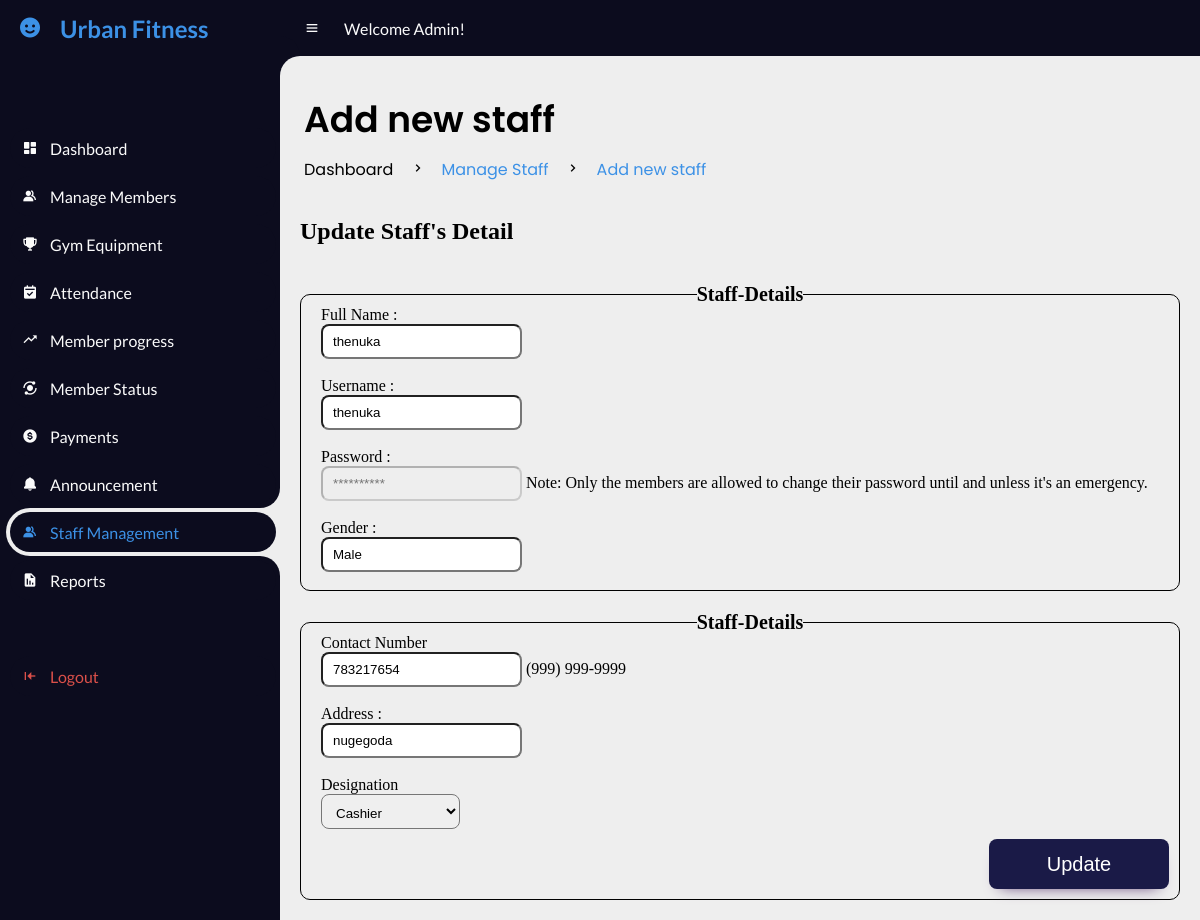
The page /UrbanFitness/1Admin/editStaffForm.php?id=2 (signed in) on the database its author committed.
### tables this page shows
CREATE TABLE `staff` (
  `staffid` int(11) NOT NULL,
  `username` varchar(50) NOT NULL,
  `email` varchar(50) NOT NULL,
  `password` varchar(100) NOT NULL,
  `fullname` varchar(50) NOT NULL,
  `address` varchar(20) NOT NULL,
  `designation` varchar(20) NOT NULL,
  `gender` varchar(10) NOT NULL,
  `contact` int(10) NOT NULL
);

### UrbanFitness/1Admin/editStaffForm.php (the view, shortened to what this page needs)
<!DOCTYPE html>
<html lang="en">
<head>
    <link href='https://unpkg.com/boxicons@2.0.9/css/boxicons.min.css' rel='stylesheet'>
    <link rel="stylesheet" href="css/addstaff.css">
</head>
<body>
    <section id="sidebar">
        <a href="#" class="brand">
            <i class='bx bxs-smile'></i>
            <span class="text">Urban Fitness</span>
        </a>
        <ul class="side-menu top">
            <li>
                <a href="index.php">
                    <i class='bx bxs-dashboard'></i>
                    <span class="text">Dashboard</span>
                </a>
            </li>
            <li>
                <a href="managemb.php">
                    <i class='bx bxs-group'></i>
                    <span class="text">Manage Members</span>
                </a>
            </li>
            <li>
                <a href="managegym.php">
                    <i class='bx bxs-trophy'></i>
                    <span class="text">Gym Equipment</span>
                </a>
            </li>
            <li>
                <a href="attendance.php">
                    <i class='bx bxs-calendar-check'></i>
                    <span class="text">Attendance</span>
                </a>
            </li>
            <li>
                <a href="progressmb.php">
                    <i class='bx bx-trending-up'></i>
                    <span class="text">Member progress</span>
                </a>
            </li>
            <li>
                <a href="statusmb.php">
                    <i class='bx bxs-analyse'></i>
                    <span class="text">Member Status</span>
                </a>
            </li>
            <li>
                <a href="paymentmb.php">
                    <i class='bx bxs-dollar-circle'></i>
                    <span class="text">Payments</span>
                </a>
            </li>
            <li>
                <a href="announcement.php">
                    <i class='bx bxs-bell'></i>
                    <span class="text">Announcement</span>
                </a>
            </li>
            <li class="active">
                <a href="managestaff.php">
                    <i class='bx bxs-group'></i>
                    <span class="text">Staff Management</span>
                </a>
            </li>
            <li>
                <a href="report.php">
                    <i class='bx bxs-report'></i>
                    <span class="text">Reports</span>
                </a>
            </li>
        </ul>
        <ul class="side-menu">
            <li>
                <a href="../logout.php" class="logout">
                    <i class='bx bxs-arrow-to-left'></i>
                    <span class="text">Logout</span>
                </a>
            </li>
        </ul>
    </section>
    <section id="content">
        <nav>
            <i class='bx bx-menu'></i>
            <a class="nav-link">Welcome Admin!</a>
        </nav>
        <main>
            <div class="head-title">
                <div class="left">
                    <h1>Add new staff</h1>
                    <ul class="breadcrumb">
                        <li>
                            <a href="#">Dashboard</a>
                        </li>
                        <li><i class='bx bx-chevron-right'></i></li>
                        <li>
                            <a class="active" href="managestaff.php">Manage Staff</a>
                        </li>
                        <li><i class='bx bx-chevron-right'></i></li>
                        <li>
                            <a class="active" href="addstaff.php">Add new staff</a>
                        </li>
                    </ul>
                </div>
            </div>
        </main>
        <?php
        include 'dbcon.php';
        $id = $_GET['id'];
        $qry = "select * from staff where staffid='$id'";
        $result = mysqli_query($conn, $qry);
        while ($row = mysqli_fetch_array($result)) {
        ?>
            <div id="content2">
                <div id="content2-header">
                    <h1 class="text-center" style="padding-left:20px;">Update Staff's Detail <i class="fas fa-briefcase"></i></h1>
                    <br>
                </div>
                <div class="container-fluid">
                    <div class="row-fluid">
                        <div class="span6">
                            <fieldset>
                                <legend>Staff-Details</legend>
                            <div class="widget-box">
                                <div class="widget-content nopadding">
                                    <form action="editStaffReq.php" method="POST" class="form-horizontal">
                                        <div class="control-group">
                                            <label class="control-label">Full Name :</label>
                                            <div class="controls">
                                                <input type="text" class="span11" name="fullname" value='<?php echo $row['fullname']; ?>' />
                                            </div><br>
                                        </div>
                                        <div class="control-group">
                                            <label class="control-label">Username :</label>
                                            <div class="controls">
                                                <input type="text" class="span11" name="username" value='<?php echo $row['username']; ?>' />
                                            </div><br>
                                        </div>
                                        <div class="control-group">
                                            <label class="control-label">Password :</label>
                                            <div class="controls">
                                                <input type="password" class="span11" name="password" disabled="" placeholder="**********" />
                                                <span class="help-block">Note: Only the members are allowed to change their
                                                    password until and unless it's an emergency.</span>
                                            </div><br>
                                        </div>
                                        <div class="control-group">
                                            <label class="control-label">Gender :</label>
                                            <div class="controls">
                                                <input type="text" class="span11" name="gender" value='<?php echo $row['gender']; ?>' />
                                            </div><br>
                                        </div>
                                </div>
                                </fieldset>
                            </div>
                        </div>
                        <div class="span6">
                            <fieldset>
                                <legend>Staff-Details </legend>
                            <div class="widget-box">
                                <div class="widget-content nopadding">
                                    <div class="form-horizontal">
                                        <div class="control-group">
                                            <label for="normal" class="control-label">Contact Number</label>
                                            <div class="controls">
                                                <input type="number" class="span11" id="mask-phone" name="contact" value='<?php echo $row['contact']; ?>' class="span8 mask text">
                                                <span class="help-block blue span8">(999) 999-9999</span>
                                            </div><br>
                                        </div>
                                        <div class="control-group">
                                            <label class="control-label">Address :</label>
                                            <div class="controls">
                                                <input type="text" class="span11" name="address" value='<?php echo $row['address']; ?>' />
                                            </div><br>
                                        </div>
                                        <div class="control-group">
                                            <label class="control-label">Designation</label>
                                            <div class="controls">
                                                <select name="designation" id="designation" class="span11">
                                                    <option value="Cashier">Cashier</option>
                                                </select>
                                            </div>
                                        </div>
                                    </div>
                                    <div class="form-actions text-center">
                                        <button type="submit" class="btn btn-success">Update </button>
                                    </div>
                                </div>
                            <?php
                        }
                            ?>
                            </div>
                        </div>
                    </div>
                </div>
    </section>
</body>
</html>

### UrbanFitness/1Admin/css/addstaff.css (style rules this page uses)
* { margin: 0; padding: 0; box-sizing: border-box; }
a { text-decoration: none; }
li { list-style: none; }
:root { --poppins: 'Poppins', sans-serif; --lato: 'Lato', sans-serif; --light: #0C0C1E; --blue: #3C91E6; --light-blue: #CFE8FF; --grey: #060714; --dark-grey: #AAAAAA; --dark: #FBFBFB; --red: #DB504A; --yellow: #FFCE26; --light-yellow: #FFF2C6; --orange: #FD7238; --light-orange: #FFE0D3; --light-green: hsl(160, 67%, 74%); }
html { overflow-x: hidden; }
body { background: #eee; overflow-x: hidden; }
#sidebar { position: fixed; top: 0; left: 0; width: 280px; height: 100%; background: var(--light); z-index: 2000; font-family: var(--lato); transition: .3s ease; overflow-x: hidden; scrollbar-width: none; }
#sidebar .brand { font-size: 24px; font-weight: 700; height: 56px; display: flex; align-items: center; color: var(--blue); position: sticky; top: 0; left: 0; background: var(--light); z-index: 500; padding-bottom: 20px; box-sizing: content-box; }
#sidebar .brand .bx { min-width: 60px; display: flex; justify-content: center; }
#sidebar .side-menu { width: 100%; margin-top: 48px; }
#sidebar .side-menu li { height: 48px; background: transparent; margin-left: 6px; border-radius: 48px 0 0 48px; padding: 4px; }
#sidebar .side-menu li.active { background: #eee; position: relative; }
#sidebar .side-menu li.active::before { content: ''; position: absolute; width: 40px; height: 40px; border-radius: 50%; top: -40px; right: 0; box-shadow: 20px 20px 0 #eee; z-index: -1; }
#sidebar .side-menu li.active::after { content: ''; position: absolute; width: 40px; height: 40px; border-radius: 50%; bottom: -40px; right: 0; box-shadow: 20px -20px 0 #eee; z-index: -1; }
#sidebar .side-menu li a { width: 100%; height: 100%; background: var(--light); display: flex; align-items: center; border-radius: 48px; font-size: 16px; color: var(--dark); white-space: nowrap; overflow-x: hidden; }
#sidebar .side-menu.top li.active a { color: var(--blue); }
#sidebar .side-menu li a.logout { color: var(--red); }
#sidebar .side-menu li a .bx { min-width: calc(60px - ((4px + 6px) * 2)); display: flex; justify-content: center; }
#content { position: sticky; width: calc(100% - 280px); left: 280px; transition: .3s ease; }
#content nav { height: 56px; background: var(--light); padding: 0 24px; display: flex; align-items: center; grid-gap: 24px; font-family: var(--lato); position: sticky; top: 0; left: 0; z-index: 1000; }
#content nav::before { content: ''; position: absolute; width: 40px; height: 40px; bottom: -40px; left: 0; border-radius: 50%; box-shadow: -20px -20px 0 var(--light); }
#content nav a { color: var(--dark); }
#content nav .bx.bx-menu { cursor: pointer; color: var(--dark); }
#content nav .nav-link { font-size: 16px; transition: .3s ease; }
#content main { width: 100%; padding: 36px 24px; font-family: var(--poppins); max-height: calc(100vh - 56px); overflow-y: auto; }
#content main .head-title { display: flex; align-items: center; justify-content: space-between; grid-gap: 16px; flex-wrap: wrap; }
#content main .head-title .left h1 { font-size: 36px; font-weight: 600; margin-bottom: 10px; color: black; }
#content main .head-title .left .breadcrumb { display: flex; align-items: center; grid-gap: 16px; }
#content main .head-title .left .breadcrumb li { color: black; }
#content main .head-title .left .breadcrumb li a { color: black; pointer-events: none; }
#content main .head-title .left .breadcrumb li a.active { color: var(--blue); pointer-events: unset; }

### UrbanFitness/1Admin/editStaffForm.php (style rules this page uses)
fieldset { border: 1px solid #000; border-radius: 10px; margin: 20px; padding-left: 20px; }
legend { font-weight: bold; font-size: 20px; text-align: center; }
.span11 { height: 35px; border-radius: 8px; padding: 10px; }
.btn-success { border: none; padding: 10px; border-radius: 8px; width: 180px; height: 50px; background: #1a1a47; color: #fff; font-size: 20px; -webkit-box-shadow: 0px 9px 15px -11px rgba(88, 54, 114, 1); -moz-box-shadow: 0px 9px 15px -11px rgba(88, 54, 114, 1); box-shadow: 0px 9px 15px -11px rgba(88, 54, 114, 1); float: right; margin:10px; }

### rows shown on the page
staff: fullname "thenuka", username "thenuka", gender "Male", contact "783217654", address "nugegoda"
